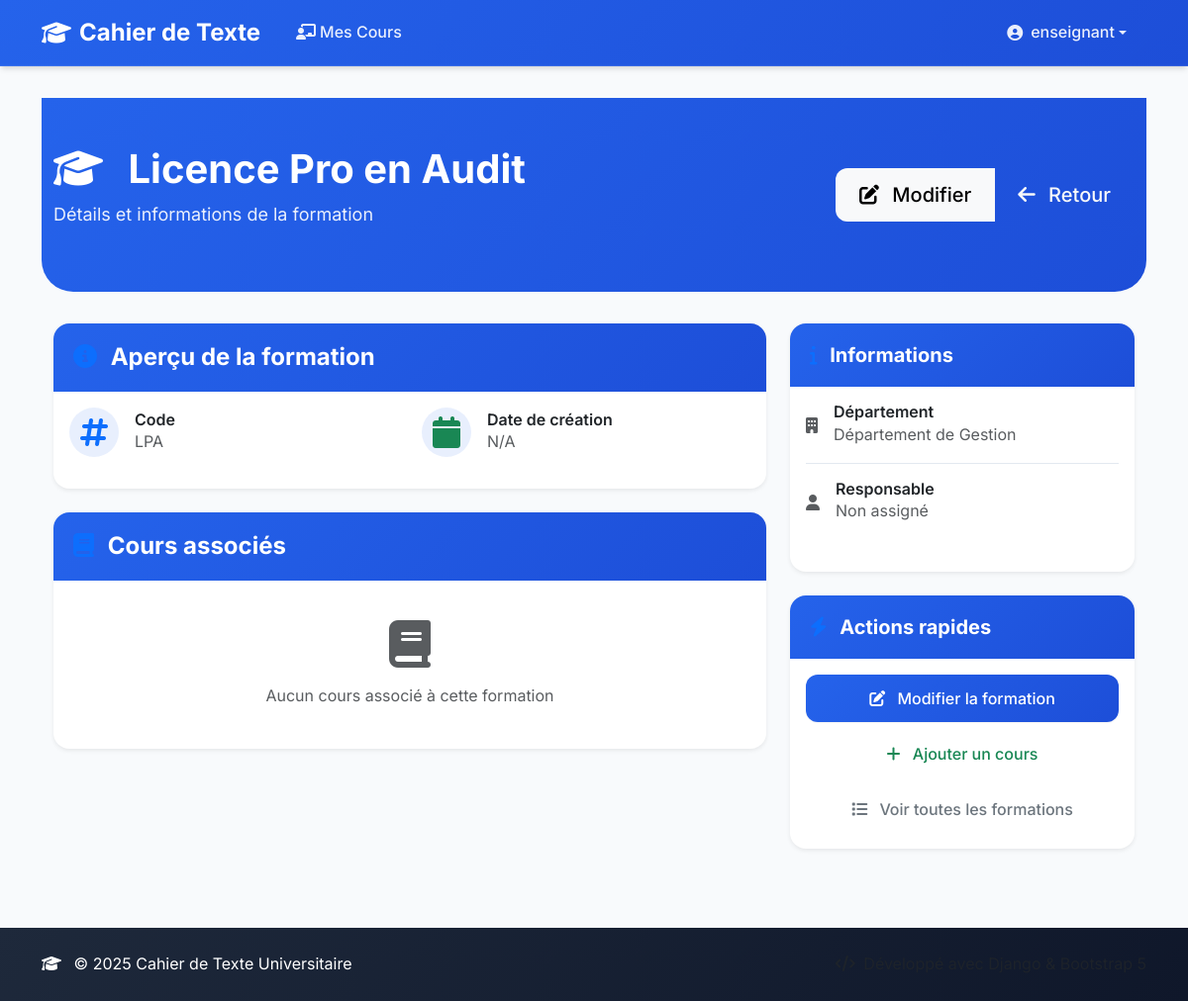
/formations/1/ (signed in), run on the app's committed database.
### formations/models.py (models this page shows, shortened)
class Formation(models.Model):
    nom  = models.CharField(max_length=100)
    code = models.CharField(max_length=20, unique=True)
    objectifs = models.TextField(blank=True, null=True)
    credits = models.IntegerField()
    departement = models.ForeignKey(
        Departement,
        on_delete=models.SET_NULL,
        null=True,
        related_name='formations'
    )
    responsable = models.ForeignKey( User, on_delete=models.SET_NULL, null=True, related_name='formations_responsable')
    class Meta:
        verbose_name = "Formation"
        verbose_name_plural = "Formations"

### users/models.py (models this page shows, shortened)
class Departement(models.Model):
    nom = models.CharField(max_length=100)
    code = models.CharField(max_length=20, unique=True)
    entite = models.ForeignKey(Entite, on_delete=models.CASCADE, related_name='departements')
    description = models.TextField(blank=True, null=True)
    responsable = models.ForeignKey(User, on_delete=models.SET_NULL, null=True, related_name='departement_responsable')
    class Meta:
        verbose_name = "Département"
        verbose_name_plural = "Départements"

### formations/views.py (the view)
# urls.py: path('<int:formation_id>/', detail_formation, name='detail_formation'),
@login_required
def detail_formation(request, formation_id):
    formation = get_object_or_404(Formation, id=formation_id)
    return render(request, 'formations/detail_formation.html', {
        'formation': formation
    })

### formations/templates/formations/detail_formation.html (shortened to what this page needs)
{% extends 'base.html' %}
{% block content %}
<div class="page-header">
    <div class="container">
        <div class="row align-items-center">
            <div class="col-lg-8">
                <h1 class="page-title">
                    <i class="fas fa-graduation-cap me-3"></i>
                    {{ formation.nom }}
                </h1>
                <p class="page-subtitle">
                    Détails et informations de la formation
                </p>
            </div>
            <div class="col-lg-4 text-lg-end">
                <div class="btn-group" role="group">
                    <a href="{% url 'formations:modifier_formation' formation.id %}" class="btn btn-light btn-lg">
                        <i class="fas fa-edit me-2"></i> Modifier
                    </a>
                    <a href="{% url 'formations:liste_formations' %}" class="btn btn-outline-light btn-lg">
                        <i class="fas fa-arrow-left me-2"></i> Retour
                    </a>
                </div>
            </div>
        </div>
    </div>
</div>
<div class="container">
    <div class="row">
        <div class="col-lg-8">
            <div class="card border-0 shadow-sm mb-4">
                <div class="card-header bg-transparent border-0">
                    <h4 class="fw-bold mb-0">
                        <i class="fas fa-info-circle me-2 text-primary"></i>
                        Aperçu de la formation
                    </h4>
                </div>
                <div class="card-body">
                    <div class="row">
                        <div class="col-md-6">
                            <div class="d-flex align-items-center mb-3">
                                <div class="icon-wrapper me-3">
                                    <i class="fas fa-hashtag fa-2x text-primary"></i>
                                </div>
                                <div>
                                    <h6 class="fw-semibold mb-0">Code</h6>
                                    <p class="text-muted mb-0">{{ formation.code }}</p>
                                </div>
                            </div>
                        </div>
                        <div class="col-md-6">
                            <div class="d-flex align-items-center mb-3">
                                <div class="icon-wrapper me-3">
                                    <i class="fas fa-calendar fa-2x text-success"></i>
                                </div>
                                <div>
                                    <h6 class="fw-semibold mb-0">Date de création</h6>
                                    <p class="text-muted mb-0">{{ formation.date_creation|date:"d/m/Y"|default:"N/A" }}</p>
                                </div>
                            </div>
                        </div>
                    </div>
                </div>
            </div>
            <div class="card border-0 shadow-sm mb-4">
                <div class="card-header bg-transparent border-0">
                    <h4 class="fw-bold mb-0">
                        <i class="fas fa-book me-2 text-primary"></i>
                        Cours associés
                    </h4>
                </div>
                <div class="card-body">
                    {% if formation.cours_set.all %}
                        <div class="row">
                            {% for cours in formation.cours_set.all %}
                                <div class="col-md-6 col-lg-4 mb-3">
                                    <div class="course-card p-3 border rounded-3">
                                        <div class="d-flex align-items-center">
                                            <div class="course-icon me-3">
                                                <i class="fas fa-book fa-2x text-primary"></i>
                                            </div>
                                            <div>
                                                <h6 class="fw-semibold mb-0">{{ cours.nom }}</h6>
                                                <small class="text-muted">{{ cours.code|default:"N/A" }}</small>
                                            </div>
                                        </div>
                                    </div>
                                </div>
                            {% endfor %}
                        </div>
                    {% else %}
                        <div class="text-center py-4">
                            <i class="fas fa-book fa-3x text-muted mb-3"></i>
                            <p class="text-muted mb-0">Aucun cours associé à cette formation</p>
                        </div>
                    {% endif %}
                </div>
            </div>
        </div>
        <div class="col-lg-4">
            <div class="card border-0 shadow-sm mb-4">
                <div class="card-header bg-transparent border-0">
                    <h5 class="fw-bold mb-0">
                        <i class="fas fa-info me-2 text-primary"></i>
                        Informations
                    </h5>
                </div>
                <div class="card-body">
                    <div class="info-item mb-3">
                        <div class="d-flex align-items-center">
                            <i class="fas fa-building me-3 text-muted"></i>
                            <div>
                                <h6 class="fw-semibold mb-0">Département</h6>
                                <p class="text-muted mb-0">{{ formation.departement.nom }}</p>
                            </div>
                        </div>
                    </div>
                    <div class="info-item mb-3">
                        <div class="d-flex align-items-center">
                            <i class="fas fa-user me-3 text-muted"></i>
                            <div>
                                <h6 class="fw-semibold mb-0">Responsable</h6>
                                {% if formation.responsable %}
                                    <p class="text-muted mb-0">{{ formation.responsable.get_full_name|default:formation.responsable.username }}</p>
                                {% else %}
                                    <p class="text-muted mb-0">Non assigné</p>
                                {% endif %}
                            </div>
                        </div>
                    </div>
                </div>
            </div>
            <div class="card border-0 shadow-sm">
                <div class="card-header bg-transparent border-0">
                    <h5 class="fw-bold mb-0">
                        <i class="fas fa-bolt me-2 text-primary"></i>
                        Actions rapides
                    </h5>
                </div>
                <div class="card-body">
                    <div class="d-grid gap-2">
                        <a href="{% url 'formations:modifier_formation' formation.id %}" class="btn btn-primary">
                            <i class="fas fa-edit me-2"></i> Modifier la formation
                        </a>
                        <a href="{% url 'cours:ajouter_cours' %}?formation_id={{ formation.id }}" class="btn btn-outline-success">
                            <i class="fas fa-plus me-2"></i> Ajouter un cours
                        </a>
                        <a href="{% url 'formations:liste_formations' %}" class="btn btn-outline-secondary">
                            <i class="fas fa-list me-2"></i> Voir toutes les formations
                        </a>
                    </div>
                </div>
            </div>
        </div>
    </div>
</div>
{% endblock %}

### templates/base.html (shortened to what this page needs)
<!DOCTYPE html>
<html lang="fr">
<head>
    <link href="https://cdn.jsdelivr.net/npm/bootstrap@5.3.2/dist/css/bootstrap.min.css" rel="stylesheet">
    <link rel="stylesheet" href="https://cdnjs.cloudflare.com/ajax/libs/font-awesome/6.4.0/css/all.min.css">
</head>
<body class="d-flex flex-column min-vh-100">
    <nav class="navbar navbar-expand-lg navbar-dark sticky-top">
        <div class="container">
            <a class="navbar-brand d-flex align-items-center" href="{% url 'users:dashboard' %}">
                <i class="fas fa-graduation-cap me-2"></i>
                Cahier de Texte
            </a>
            <div class="collapse navbar-collapse" id="navbarNav">
                <ul class="navbar-nav me-auto">
                    {% if user.is_authenticated %}
                        {% if user.profil.role == 'administrateur' %}
                            <li class="nav-item">
                                <a class="nav-link" href="/admin/">
                                    <i class="fas fa-cog me-1"></i>Administration
                                </a>
                            </li>
                        {% elif user.profil.role == 'enseignant' %}
                            <li class="nav-item">
                                <a class="nav-link" href="{% url 'users:dashboard' %}">
                                    <i class="fas fa-chalkboard-teacher me-1"></i>Mes Cours
                                </a>
                            </li>
                        {% elif user.profil.role == 'controleur' %}
                            <li class="nav-item">
                                <a class="nav-link" href="{% url 'users:recapitulatif_par_enseignant' %}">
                                    <i class="fas fa-chart-bar me-1"></i>Récapitulatif
                                </a>
                            </li>
                        {% endif %}
                    {% endif %}
                </ul>
                <ul class="navbar-nav">
                    {% if user.is_authenticated %}
                        <li class="nav-item dropdown">
                            <a class="nav-link dropdown-toggle d-flex align-items-center" href="#" id="navbarDropdown" role="button" data-bs-toggle="dropdown" aria-expanded="false">
                                <i class="fas fa-user-circle me-2"></i>
                                {{ user.username }}
                            </a>
                        </li>
                    {% else %}
                        <li class="nav-item">
                            <a class="nav-link" href="{% url 'login' %}">
                                <i class="fas fa-sign-in-alt me-1"></i>Connexion
                            </a>
                        </li>
                    {% endif %}
                </ul>
            </div>
        </div>
    </nav>
    <main class="main-content flex-grow-1">
        <div class="container">
            {% block content %}{% endblock %}
        </div>
    </main>
    <footer class="footer py-4 mt-5">
        <div class="container">
            <div class="row align-items-center">
                <div class="col-md-6">
                    <p class="mb-0">
                        <i class="fas fa-graduation-cap me-2"></i>
                        © {% now "Y" %} Cahier de Texte Universitaire
                    </p>
                </div>
                <div class="col-md-6 text-md-end">
                    <p class="mb-0 text-muted">
                        <i class="fas fa-code me-1"></i>
                    </p>
                </div>
            </div>
        </div>
    </footer>
</body>
</html>

### templates/base.html (style rules this page uses)
:root { --primary-color: #2563eb; --primary-dark: #1d4ed8; --secondary-color: #64748b; --success-color: #10b981; --warning-color: #f59e0b; --danger-color: #ef4444; --info-color: #06b6d4; --light-color: #f8fafc; --dark-color: #1e293b; --border-color: #e2e8f0; --shadow-sm: 0 1px 2px 0 rgb(0 0 0 / 0.05); --shadow-md: 0 4px 6px -1px rgb(0 0 0 / 0.1), 0 2px 4px -2px rgb(0 0 0 / 0.1); --shadow-lg: 0 10px 15px -3px rgb(0 0 0 / 0.1), 0 4px 6px -4px rgb(0 0 0 / 0.1); }
* { font-family: 'Inter', sans-serif; }
body { background-color: #f8fafc; color: #334155; line-height: 1.6; }
.navbar { background: linear-gradient(135deg, var(--primary-color) 0%, var(--primary-dark) 100%) !important; box-shadow: var(--shadow-md); border-bottom: 1px solid rgba(255, 255, 255, 0.1); }
.navbar-brand { font-weight: 700; font-size: 1.5rem; color: white !important; }
.navbar-nav .nav-link { color: rgba(255, 255, 255, 0.9) !important; font-weight: 500; padding: 0.75rem 1rem !important; border-radius: 0.5rem; margin: 0 0.25rem; transition: all 0.3s ease; }
.main-content { min-height: calc(100vh - 200px); padding: 2rem 0; }
.card { border: none; border-radius: 1rem; box-shadow: var(--shadow-sm); transition: all 0.3s ease; }
.card-header { background: linear-gradient(135deg, var(--primary-color) 0%, var(--primary-dark) 100%); color: white; border-radius: 1rem 1rem 0 0 !important; border: none; padding: 1.25rem; }
.btn { border-radius: 0.75rem; font-weight: 500; padding: 0.75rem 1.5rem; transition: all 0.3s ease; border: none; }
.btn-primary { background: linear-gradient(135deg, var(--primary-color) 0%, var(--primary-dark) 100%); box-shadow: var(--shadow-sm); }
.footer { background: linear-gradient(135deg, var(--dark-color) 0%, #0f172a 100%); color: white; margin-top: auto; }
.page-header { background: linear-gradient(135deg, var(--primary-color) 0%, var(--primary-dark) 100%); color: white; padding: 3rem 0; margin-bottom: 2rem; border-radius: 0 0 2rem 2rem; }
.page-title { font-size: 2.5rem; font-weight: 700; margin-bottom: 0.5rem; }
.page-subtitle { font-size: 1.125rem; opacity: 0.9; }

### formations/templates/formations/detail_formation.html (style rules this page uses)
.icon-wrapper { width: 50px; height: 50px; display: flex; align-items: center; justify-content: center; background: rgba(37, 99, 235, 0.1); border-radius: 50%; }
.info-item { padding-bottom: 1rem; border-bottom: 1px solid var(--border-color); }
.info-item:last-child { border-bottom: none; margin-bottom: 0; }

### data on the page
Formation: nom "Licence Pro en Audit", code "LPA", departement.nom "Département de Gestion"

### other printed values
{{ user.username }} "enseignant"
